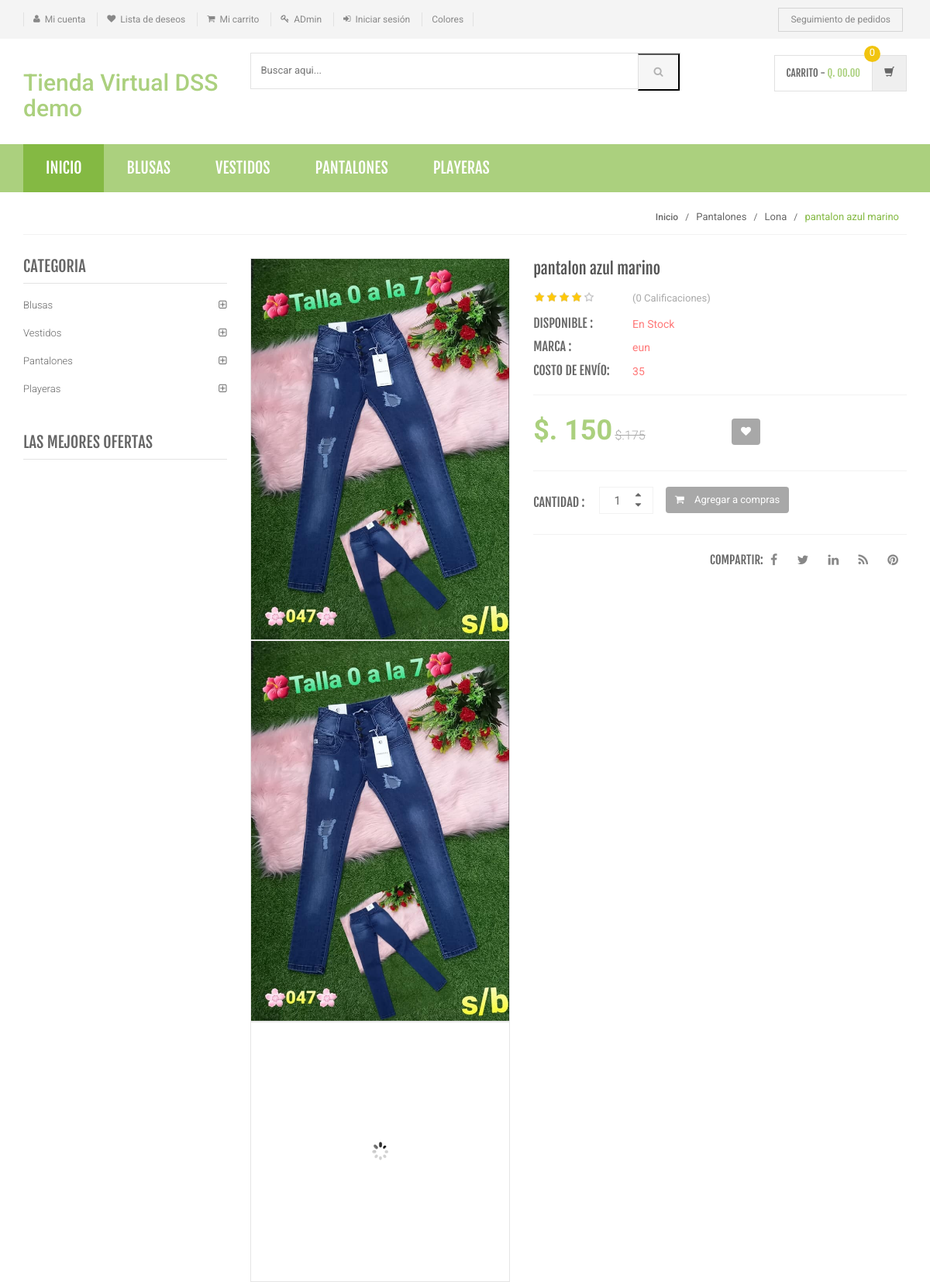
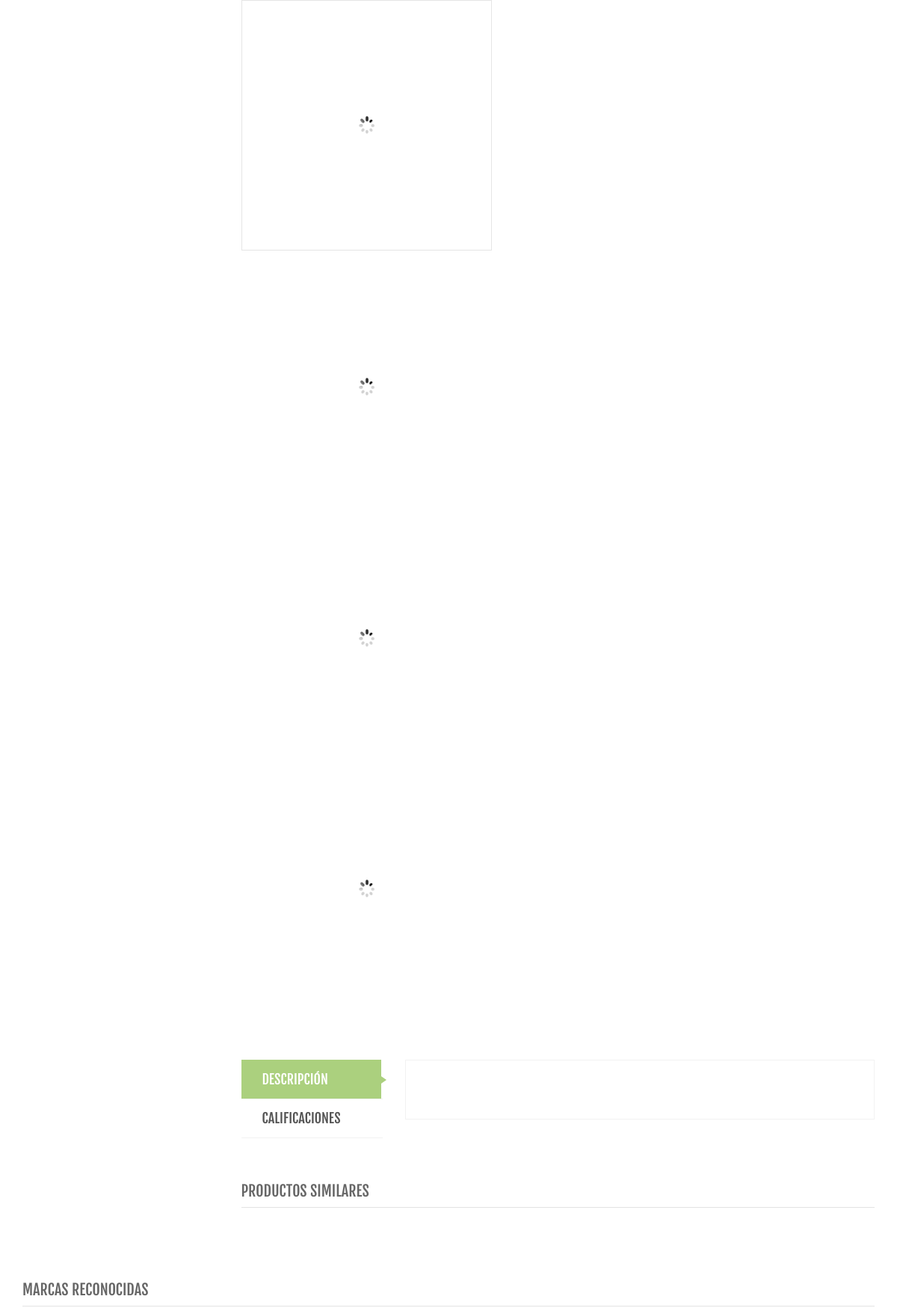
Screenshot of /product-details.php?pid=21 (upper part) with the database file from the repository (2 pictures, top to bottom).
### tables this page shows
CREATE TABLE IF NOT EXISTS `category` (
  `id` int(11) NOT NULL AUTO_INCREMENT,
  `categoryName` varchar(255) DEFAULT NULL,
  `categoryDescription` longtext,
  `creationDate` timestamp NOT NULL DEFAULT CURRENT_TIMESTAMP,
  `updationDate` varchar(255) DEFAULT NULL,
  PRIMARY KEY (`id`)
);

CREATE TABLE IF NOT EXISTS `products` (
  `id` int(11) NOT NULL AUTO_INCREMENT,
  `category` int(11) NOT NULL,
  `subCategory` int(11) DEFAULT NULL,
  `productName` varchar(255) DEFAULT NULL,
  `productCompany` varchar(255) DEFAULT NULL,
  `productPrice` int(11) DEFAULT NULL,
  `productPriceBeforeDiscount` int(11) DEFAULT NULL,
  `productDescription` longtext,
  `productImage1` varchar(255) DEFAULT NULL,
  `productImage2` varchar(255) DEFAULT NULL,
  `productImage3` varchar(255) DEFAULT NULL,
  `shippingCharge` int(11) DEFAULT NULL,
  `productAvailability` varchar(255) DEFAULT NULL,
  `postingDate` timestamp NULL DEFAULT CURRENT_TIMESTAMP,
  `updationDate` varchar(255) DEFAULT NULL,
  PRIMARY KEY (`id`)
);

CREATE TABLE IF NOT EXISTS `subcategory` (
  `id` int(11) NOT NULL AUTO_INCREMENT,
  `categoryid` int(11) DEFAULT NULL,
  `subcategory` varchar(255) DEFAULT NULL,
  `creationDate` timestamp NULL DEFAULT CURRENT_TIMESTAMP,
  `updationDate` varchar(255) DEFAULT NULL,
  PRIMARY KEY (`id`)
);

### product-details.php (the view, shortened to what this page needs)
<?php
include('includes/config.php');
$pid=intval($_GET['pid']);
?>
<!DOCTYPE html>
<html lang="es">
	<head>
	    <link rel="stylesheet" href="assets/css/bootstrap.min.css">
	    <link rel="stylesheet" href="assets/css/main.css">
	    <link rel="stylesheet" href="assets/css/green.css">
	    <link rel="stylesheet" href="assets/css/owl.carousel.css">
		<link rel="stylesheet" href="assets/css/owl.transitions.css">
		<link href="assets/css/lightbox.css" rel="stylesheet">
		<link rel="stylesheet" href="assets/css/animate.min.css">
		<link rel="stylesheet" href="assets/css/rateit.css">
		<link rel="stylesheet" href="assets/css/bootstrap-select.min.css">
		<link rel="stylesheet" href="assets/css/config.css">
		<link href="assets/css/green.css" rel="alternate stylesheet" title="Green color">
		<link href="assets/css/blue.css" rel="alternate stylesheet" title="Blue color">
		<link href="assets/css/red.css" rel="alternate stylesheet" title="Red color">
		<link href="assets/css/orange.css" rel="alternate stylesheet" title="Orange color">
		<link href="assets/css/dark-green.css" rel="alternate stylesheet" title="Darkgreen color">
		<link rel="stylesheet" href="assets/css/font-awesome.min.css">
	</head>
    <body class="cnt-home">
<header class="header-style-1">
<?php include('includes/top-header.php');?>
<?php include('includes/main-header.php');?>
<?php include('includes/menu-bar.php');?>
</header>
<div class="breadcrumb">
	<div class="container">
		<div class="breadcrumb-inner">
<?php
$ret=mysqli_query($con,"select category.categoryName as catname,subCategory.subcategory as subcatname,products.productName as pname from products join category on category.id=products.category join subcategory on subcategory.id=products.subCategory where products.id='$pid'");
while ($rw=mysqli_fetch_array($ret)) {
?>
			<ul class="list-inline list-unstyled">
				<li><a href="index.php">Inicio</a></li>
				<li><?php echo htmlentities($rw['catname']);?></a></li>
				<li><?php echo htmlentities($rw['subcatname']);?></li>
				<li class='active'><?php echo htmlentities($rw['pname']);?></li>
			</ul>
			<?php }?>
		</div>
	</div>
</div>
<div class="body-content outer-top-xs">
	<div class='container'>
		<div class='row single-product outer-bottom-sm '>
			<div class='col-md-3 sidebar'>
				<div class="sidebar-module-container">
<div class="sidebar-widget outer-bottom-xs wow fadeInUp">
	<h3 class="section-title">Categoria</h3>
	<div class="sidebar-widget-body m-t-10">
		<div class="accordion">
		            <?php $sql=mysqli_query($con,"select id,categoryName  from category");
while($row=mysqli_fetch_array($sql))
{
    ?>
	    	<div class="accordion-group">
	            <div class="accordion-heading">
	                <a href="category.php?cid=<?php echo $row['id'];?>"  class="accordion-toggle collapsed">
	                   <?php echo $row['categoryName'];?>
	                </a>
	            </div>
	        </div>
	        <?php } ?>
	    </div>
	</div>
</div>
<div class="sidebar-widget hot-deals wow fadeInUp">
	<h3 class="section-title">LAS MEJORES OFERTAS</h3>
</div>
				</div>
			</div>
<?php
$ret=mysqli_query($con,"select * from products where id='$pid'");
while($row=mysqli_fetch_array($ret))
{
?>
			<div class='col-md-9'>
				<div class="row  wow fadeInUp">
					     <div class="col-xs-12 col-sm-6 col-md-5 gallery-holder">
    <div class="product-item-holder size-big single-product-gallery small-gallery">
        <div id="owl-single-product">
 <div class="single-product-gallery-item" id="slide1">
                <a data-lightbox="image-1" data-title="<?php echo htmlentities($row['productName']);?>" href="admin/productimages/<?php echo htmlentities($row['id']);?>/<?php echo htmlentities($row['productImage1']);?>">
                    <img class="img-responsive" alt="" src="assets/images/blank.gif" data-echo="admin/productimages/<?php echo htmlentities($row['id']);?>/<?php echo htmlentities($row['productImage1']);?>" width="370" height="350" />
                </a>
            </div>
            <div class="single-product-gallery-item" id="slide1">
                <a data-lightbox="image-1" data-title="<?php echo htmlentities($row['productName']);?>" href="admin/productimages/<?php echo htmlentities($row['id']);?>/<?php echo htmlentities($row['productImage1']);?>">
                    <img class="img-responsive" alt="" src="assets/images/blank.gif" data-echo="admin/productimages/<?php echo htmlentities($row['id']);?>/<?php echo htmlentities($row['productImage1']);?>" width="370" height="350" />
                </a>
            </div>
            <div class="single-product-gallery-item" id="slide2">
                <a data-lightbox="image-1" data-title="Gallery" href="admin/productimages/<?php echo htmlentities($row['id']);?>/<?php echo htmlentities($row['productImage2']);?>">
                    <img class="img-responsive" alt="" src="assets/images/blank.gif" data-echo="admin/productimages/<?php echo htmlentities($row['id']);?>/<?php echo htmlentities($row['productImage2']);?>" />
                </a>
            </div>
            <div class="single-product-gallery-item" id="slide3">
                <a data-lightbox="image-1" data-title="Gallery" href="admin/productimages/<?php echo htmlentities($row['id']);?>/<?php echo htmlentities($row['productImage3']);?>">
                    <img class="img-responsive" alt="" src="assets/images/blank.gif" data-echo="admin/productimages/<?php echo htmlentities($row['id']);?>/<?php echo htmlentities($row['productImage3']);?>" />
                </a>
            </div>
        </div>
        <div class="single-product-gallery-thumbs gallery-thumbs">
            <div id="owl-single-product-thumbnails">
                <div class="item">
                    <a class="horizontal-thumb active" data-target="#owl-single-product" data-slide="1" href="#slide1">
                        <img class="img-responsive"  alt="" src="assets/images/blank.gif" data-echo="admin/productimages/<?php echo htmlentities($row['id']);?>/<?php echo htmlentities($row['productImage1']);?>" />
                    </a>
                </div>
            <div class="item">
                    <a class="horizontal-thumb" data-target="#owl-single-product" data-slide="2" href="#slide2">
                        <img class="img-responsive" width="85" alt="" src="assets/images/blank.gif" data-echo="admin/productimages/<?php echo htmlentities($row['id']);?>/<?php echo htmlentities($row['productImage2']);?>"/>
                    </a>
                </div>
                <div class="item">
                    <a class="horizontal-thumb" data-target="#owl-single-product" data-slide="3" href="#slide3">
                        <img class="img-responsive" width="85" alt="" src="assets/images/blank.gif" data-echo="admin/productimages/<?php echo htmlentities($row['id']);?>/<?php echo htmlentities($row['productImage3']);?>" height="200" />
                    </a>
                </div>
            </div>
        </div>
    </div>
</div>
					<div class='col-sm-6 col-md-7 product-info-block'>
						<div class="product-info">
							<h1 class="name"><?php echo htmlentities($row['productName']);?></h1>
<?php $rt=mysqli_query($con,"select * from productreviews where productId='$pid'");
$num=mysqli_num_rows($rt);
?>
							<div class="rating-reviews m-t-20">
								<div class="row">
									<div class="col-sm-3">
										<div class="rating rateit-small"></div>
									</div>
									<div class="col-sm-8">
										<div class="reviews">
											<a href="#" class="lnk">(<?php echo htmlentities($num);?> Calificaciones)</a>
										</div>
									</div>
								</div>
							</div>
							<div class="stock-container info-container m-t-10">
								<div class="row">
									<div class="col-sm-3">
										<div class="stock-box">
											<span class="label">DISPONIBLE :</span>
										</div>
									</div>
									<div class="col-sm-9">
										<div class="stock-box">
											<span class="value"><?php echo htmlentities($row['productAvailability']);?></span>
										</div>
									</div>
								</div>
							</div>
<div class="stock-container info-container m-t-10">
								<div class="row">
									<div class="col-sm-3">
										<div class="stock-box">
											<span class="label">Marca :</span>
										</div>
									</div>
									<div class="col-sm-9">
										<div class="stock-box">
											<span class="value"><?php echo htmlentities($row['productCompany']);?></span>
										</div>
									</div>
								</div>
							</div>
<div class="stock-container info-container m-t-10">
								<div class="row">
									<div class="col-sm-3">
										<div class="stock-box">
											<span class="label">Costo de envío:</span>
										</div>
									</div>
									<div class="col-sm-9">
										<div class="stock-box">
											<span class="value"><?php if($row['shippingCharge']==0)
											{
												echo "Gratis";
											}
											else
											{
												echo htmlentities($row['shippingCharge']);
											}
											?></span>
										</div>
									</div>
								</div>
							</div>
							<div class="price-container info-container m-t-20">
								<div class="row">
									<div class="col-sm-6">
										<div class="price-box">
											<span class="price">$. <?php echo htmlentities($row['productPrice']);?></span>
											<span class="price-strike">$.<?php echo htmlentities($row['productPriceBeforeDiscount']);?></span>
										</div>
									</div>
									<div class="col-sm-6">
										<div class="favorite-button m-t-10">
											<a class="btn btn-primary" data-toggle="tooltip" data-placement="right" title="Lista de deseos" href="product-details.php?pid=<?php echo htmlentities($row['id'])?>&&action=wishlist">
											    <i class="fa fa-heart"></i>
											</a>
										</div>
									</div>
								</div>
							</div>
							<div class="quantity-container info-container">
								<div class="row">
									<div class="col-sm-2">
										<span class="label">Cantidad :</span>
									</div>
									<div class="col-sm-2">
										<div class="cart-quantity">
											<div class="quant-input">
								                <div class="arrows">
								                  <div class="arrow plus gradient"><span class="ir"><i class="icon fa fa-sort-asc"></i></span></div>
								                  <div class="arrow minus gradient"><span class="ir"><i class="icon fa fa-sort-desc"></i></span></div>
								                </div>
								                <input type="text" value="1">
							              </div>
							            </div>
									</div>
									<div class="col-sm-7">
										<a href="product-details.php?page=product&action=add&id=<?php echo $row['id']; ?>" class="btn btn-primary"><i class="fa fa-shopping-cart inner-right-vs"></i> Agregar a compras</a>
									</div>
								</div>
							</div>
							<div class="product-social-link m-t-20 text-right">
								<span class="social-label">Compartir:</span>
								<div class="social-icons">
						            <ul class="list-inline">
						                <li><a class="fa fa-facebook" href="https://facebook.com/platea21"></a></li>
						                <li><a class="fa fa-twitter" href="https://facebook.com/platea21"></a></li>
						                <li><a class="fa fa-linkedin" href="https://facebook.com/platea21"></a></li>
						                <li><a class="fa fa-rss" href="https://facebook.com/platea21"></a></li>
						                <li><a class="fa fa-pinterest" href="https://facebook.com/platea21"></a></li>
						            </ul>
						        </div>
							</div>
						</div>
					</div>
				</div>
				<div class="product-tabs inner-bottom-xs  wow fadeInUp">
					<div class="row">
						<div class="col-sm-3">
							<ul id="product-tabs" class="nav nav-tabs nav-tab-cell">
								<li class="active"><a data-toggle="tab" href="#description">DESCRIPCIÓN</a></li>
								<li><a data-toggle="tab" href="#review">CALIFICACIONES</a></li>
							</ul>
						</div>
						<div class="col-sm-9">
							<div class="tab-content">
								<div id="description" class="tab-pane in active">
									<div class="product-tab">
										<p class="text"><?php echo $row['productDescription'];?></p>
									</div>
								</div>
										</div>
							        </div>
								</div>
							</div>
						</div>
					</div>
				</div>
<?php $cid=$row['category'];
			$subcid=$row['subCategory']; } ?>
<section class="section featured-product wow fadeInUp">
	<h3 class="section-title">Productos similares </h3>
</section>
			</div>
<?php include('includes/brands-slider.php');?>
</body>
</html>

### includes/menu-bar.php (shortened to what this page needs)
<div class="header-nav animate-dropdown">
    <div class="container">
        <div class="yamm navbar navbar-default" role="navigation">
            <div class="nav-bg-class">
                <div class="navbar-collapse collapse" id="mc-horizontal-menu-collapse">
	<div class="nav-outer">
		<ul class="nav navbar-nav">
			<li class="active dropdown yamm-fw">
				<a href="index.php" data-hover="dropdown" class="dropdown-toggle">Inicio</a>
			</li>
              <?php $sql=mysqli_query($con,"select id,categoryName  from category limit 6");
while($row=mysqli_fetch_array($sql))
{
    ?>
			<li class="dropdown yamm">
				<a href="category.php?cid=<?php echo $row['id'];?>"> <?php echo $row['categoryName'];?></a>
			</li>
			<?php } ?>
		</ul>
		<div class="clearfix"></div>
	</div>
</div>
            </div>
        </div>
    </div>
</div>

### rows the page displays
category: categoryName "BLUSAS", categoryName "Blusas"
category: categoryName "VESTIDOS", categoryName "Vestidos"
category: categoryName "PANTALONES", categoryName "Pantalones"
category: categoryName "PLAYERAS", categoryName "Playeras"
products: category.categoryName "Pantalones", subcategory.subcategory "Lona", productName "pantalon azul marino", productImage1 (picture), num "0", productAvailability "En Stock", productCompany "eun", shippingCharge "35", productPrice "150", productPriceBeforeDiscount "175"
